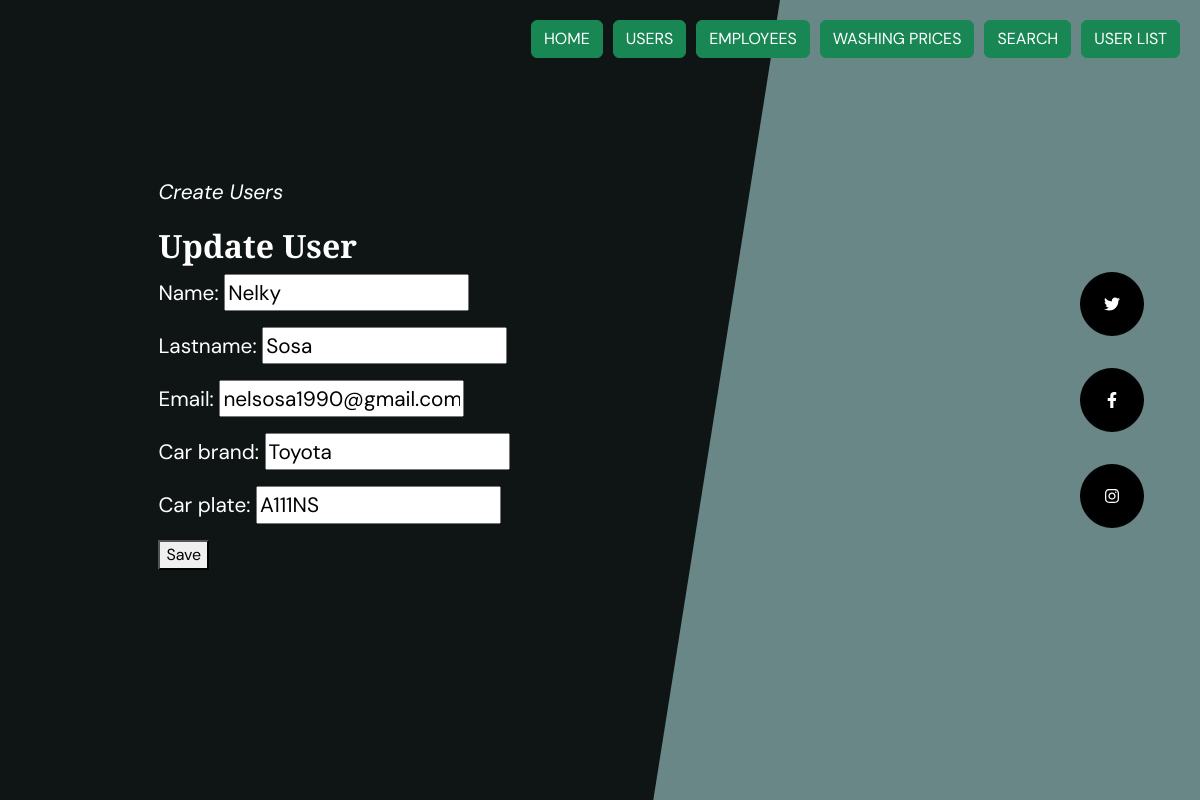
The app's page /CarWash_App/user/2/update/ with its own data.
### CarWash_App/models.py (models this page shows)
class User(models.Model):
    name = models.CharField(max_length=60)
    lastname = models.CharField(max_length=60)
    email = models.EmailField()
    car_brand = models.CharField(max_length=60)
    car_plate = models.CharField(max_length=60)

### CarWash_App/views.py (the view)
# urls.py: path('user/<int:pk>/update/', user_update.as_view(), name='UserUpdate'),
class user_update(UpdateView):
    model = User
    form_class = user_form
    template_name = 'CarWash_App/users.html'
    success_url = reverse_lazy('UserList')

### CarWash_App/forms.py
class user_form(forms.ModelForm):
    class Meta:
        model = User
        fields = '__all__'

### CarWash_App/templates/CarWash_App/users.html (shortened to what this page needs)
{% extends "CarWash_App/master.html" %}
{% load static %}
{% block title  %}
Create Users
<h2>{% if form.instance.pk %}
    Update
    {% else %}
    Create
    {% endif %}
     User
</h2>
<form method="post" enctype="multipart/form-data"
    action="{% if form.instance.pk %}{% url 'UserUpdate' pk=form.instance.pk %}{% else %}{% url 'Users' %}{% endif %}"">
    {{ form.as_p }}
    <button type="submit">Save</button>
  </form>
{% endblock  %}

### records on screen
User: name "Nelky", lastname "Sosa", email "nelsosa1990@gmail.com", car_brand "Toyota", car_plate "A111NS"
